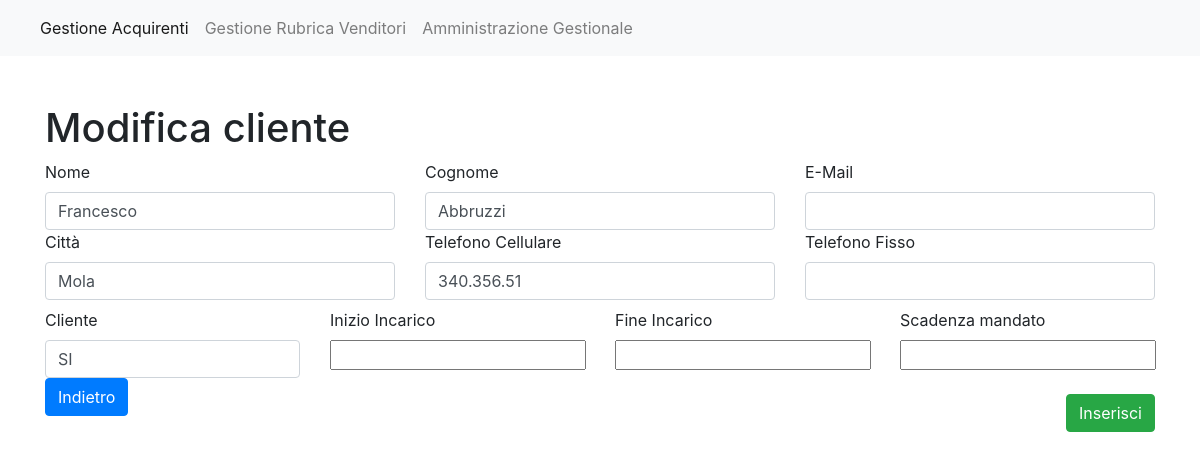
Page /rubrica/modifica_cliente/1 on the committed database.
### core/models.py (models this page shows, shortened)
class Cliente(models.Model):
    nome = models.CharField(max_length=100)
    cognome = models.CharField(max_length=100)
    email = models.EmailField(null=True)
    citta = models.CharField(max_length=200)
    telefono_fisso = models.CharField(max_length=10)
    telefono_cellulare = models.CharField(max_length=10)
    cliente = models.CharField(max_length=100)
    scadenza = models.DateField(null=True)
    inizio_incarico = models.DateField(null=True)
    fine_incarico = models.DateField(null=True)

### core/views.py (the view, shortened to what this page needs)
# urls.py: path('rubrica/modifica_cliente/<int:pk>', views.modifica_cliente, name="modifica_cliente"),
def modifica_cliente ( request , pk ):
    cliente = get_object_or_404( Cliente , pk = pk)
    if request.method == 'GET':
        form = FormCliente ( instance = cliente )
        return render ( request , 'form_cliente.html' , { 'form' : form } )

### templates/form_cliente.html (shortened to what this page needs)
{%  extends 'index.html' %}
{% block content %}
    <div class="container mt-5">
    {% if form.nome.value and form.cognome.value is not None %}
            <h1>Modifica cliente</h1>
        {% else %}
        <h1>Aggiungi nuovo cliente</h1>
        {% endif %}
        <form method="POST">
                    <div class="row">
                        <div class="col-4">
                            <label for="nome">Nome</label>
                            {{ form.nome }}
                        </div>
                        <div class="col-4">
                            <label for="cognome">Cognome</label>
                            {{ form.cognome }}
                        </div>
                        <div class="col-4">
                            <label for="email">E-Mail</label>
                            {{ form.email }}
                        </div>
                    </div>
                    <div class="row">
                        <div class="col-4">
                            <label for="nome">Città</label>
                            {{ form.citta }}
                        </div>
                        <div class="col-4">
                            <label for="cognome">Telefono Cellulare</label>
                            {{ form.telefono_cellulare }}
                        </div>
                        <div class="col-4">
                            <label for="email">Telefono Fisso</label>
                            {{ form.telefono_fisso }}
                        </div>
                    </div>
                 <div class="row mt-2">
                        <div class="col-3">
                            <label for="nome">Cliente</label>
                            {{ form.cliente }}
                        </div>
                        <div class="col-3">
                            <label for="inizio_incarico">Inizio Incarico</label>
                            <br>
                            {{ form.inizio_incarico }}
                        </div>
                        <div class="col-3">
                            <label for="fine_incarico">Fine Incarico</label>
                            <br>
                            {{ form.fine_incarico }}
                        </div>
                         <div class="col-3">
                            <label for="scadenza">Scadenza mandato</label>
                            <br>
                            {{ form.scadenza }}
                        </div>
                    </div>
                    <button class="btn btn-success mt-3" type="submit" style="float: right">Inserisci</button>
                </form>
    <a href="{% url 'gestione_rubrica' %}"><button class="btn btn-primary">Indietro</button></a>
            </div>
        </div>
{% endblock %}

### rows in the picture
Cliente: nome "Francesco", cognome "Abbruzzi", citta "Mola", telefono_cellulare "340.356.51", cliente "SI"
